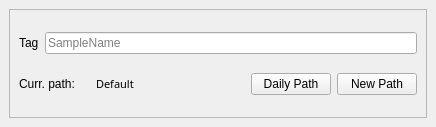
<?xml version="1.0" encoding="UTF-8"?>
<ui version="4.0">
 <class>save_path_widget</class>
 <widget class="QDockWidget" name="save_path_widget">
  <property name="geometry">
   <rect>
    <x>0</x>
    <y>0</y>
    <width>436</width>
    <height>127</height>
   </rect>
  </property>
  <property name="features">
   <set>QDockWidget::DockWidgetMovable</set>
  </property>
  <property name="windowTitle">
   <string>Save</string>
  </property>
  <widget class="QWidget" name="dockWidgetContents">
   <layout class="QGridLayout" name="gridLayout_2">
    <item row="0" column="0">
     <widget class="QFrame" name="frame">
      <property name="frameShape">
       <enum>QFrame::StyledPanel</enum>
      </property>
      <property name="frameShadow">
       <enum>QFrame::Raised</enum>
      </property>
      <layout class="QGridLayout" name="gridLayout">
       <item row="0" column="0">
        <layout class="QHBoxLayout" name="horizontalLayout_2">
         <item>
          <widget class="QLabel" name="save_g2_name_label">
           <property name="text">
            <string>Tag</string>
           </property>
          </widget>
         </item>
         <item>
          <widget class="QLineEdit" name="saveTagLineEdit">
           <property name="sizePolicy">
            <sizepolicy hsizetype="MinimumExpanding" vsizetype="Fixed">
             <horstretch>0</horstretch>
             <verstretch>0</verstretch>
            </sizepolicy>
           </property>
           <property name="minimumSize">
            <size>
             <width>0</width>
             <height>0</height>
            </size>
           </property>
           <property name="placeholderText">
            <string>SampleName</string>
           </property>
          </widget>
         </item>
        </layout>
       </item>
       <item row="1" column="0">
        <layout class="QHBoxLayout" name="horizontalLayout">
         <item>
          <widget class="QLabel" name="label_7">
           <property name="minimumSize">
            <size>
             <width>71</width>
             <height>0</height>
            </size>
           </property>
           <property name="text">
            <string>Curr. path:</string>
           </property>
          </widget>
         </item>
         <item>
          <widget class="QLabel" name="currPathLabel">
           <property name="sizePolicy">
            <sizepolicy hsizetype="Expanding" vsizetype="Preferred">
             <horstretch>0</horstretch>
             <verstretch>0</verstretch>
            </sizepolicy>
           </property>
           <property name="font">
            <font>
             <family>Segoe UI Light</family>
             <pointsize>8</pointsize>
            </font>
           </property>
           <property name="text">
            <string>Default</string>
           </property>
          </widget>
         </item>
         <item>
          <widget class="QPushButton" name="DailyPathPushButton">
           <property name="text">
            <string>Daily Path</string>
           </property>
          </widget>
         </item>
         <item>
          <widget class="QPushButton" name="newPathPushButton">
           <property name="text">
            <string>New Path</string>
           </property>
          </widget>
         </item>
        </layout>
       </item>
      </layout>
     </widget>
    </item>
   </layout>
  </widget>
 </widget>
 <resources/>
 <connections/>
</ui>
